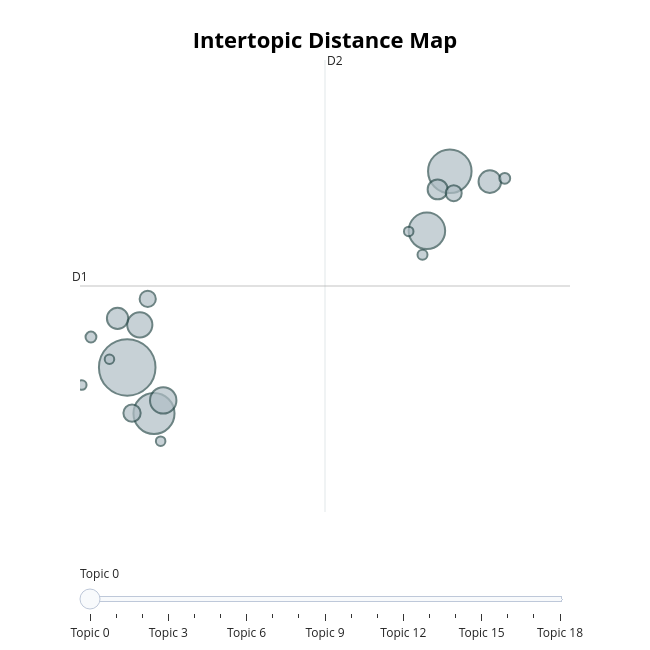

Here is the notebook cell this chart was saved with:
### Code cell
# Visualización interactiva de tópicos (requiere plotly)
model_final.visualize_topics()

### Figure 1 — Plotly figure (JSON) as saved in the notebook; plotly's stock layout.template omitted (floating-point values rounded to 4 significant figures)
{"data": [{"customdata": [[0, "gobierno | poltica | ms | pas | paz", 353], [1, "ms | desarrollo | pas | sector | economa", 209], [2, "ms | ser | mujeres | poder | tambin", 186], [3, "ms | bogot | ciudad | agua | ambientales", 147], [4, "pandemia | ms | salud | virus | economa", 77], [5, "educacin | universidades | superior | educacin superior | estudiantes", 70], [6, "datos | informacin | internet | digital | ley", 56], [7, "universidad | nacional | universidad nacional | educacin | formacin", 50], [8, "organizaciones | organizacin | ser | plazo | estratgica", 44], [9, "trump | unidos | china | biden | ms", 33], [10, "estudiantes | educacin | nios | colegios | clases", 29], [11, "dficit | corriente | fiscal | crecimiento | economa", 28], [12, "electoral | voto | registradura | software | cdigo", 13], [13, "coca | narcotrfico | cultivos | drogas | glifosato", 13], [14, "turismo | turstica | industria | turstico | sector", 11], [15, "salud | eps | ley | recursos | servicios", 10], [16, "ciencia | torres | cientfico | cientfica | dios", 10], [17, "fracking | comisin | ambiental | etapa | informacin", 10], [18, "polica | polica nacional | policas | institucin | policial", 10]], "hovertemplate": "<b>Topic %{customdata[0]}</b><br>%{customdata[1]}<br>Size: %{customdata[2]}", "legendgroup": "", "marker": {"color": "#B0BEC5", "line": {"color": "DarkSlateGrey", "width": 2}, "size": [353, 209, 186, 147, 77, 70, 56, 50, 44, 33, 29, 28, 13, 13, 11, 10, 10, 10, 10], "sizemode": "area", "sizeref": 0.2206, "symbol": "circle"}, "mode": "markers", "name": "", "orientation": "v", "showlegend": false, "type": "scatter", "x": [1.128, 7.468, 1.654, 7.018, 1.835, 1.375, 8.254, 0.9378, 7.229, 1.223, 1.531, 7.545, 8.548, 0.4152, 6.931, 0.7791, 1.785, 6.66, 0.2351], "xaxis": "x", "y": [9.663, 13.13, 8.847, 12.08, 9.08, 10.42, 12.95, 10.53, 12.81, 8.855, 10.88, 12.75, 13.01, 10.2, 11.66, 9.808, 8.357, 12.07, 9.351], "yaxis": "y"}], "layout": {"annotations": [{"showarrow": false, "text": "D1", "x": 0.1998, "y": 11.1, "yshift": 10}, {"showarrow": false, "text": "D2", "x": 5.015, "xshift": 10, "y": 15.1}], "height": 650, "hoverlabel": {"bgcolor": "white", "font": {"family": "Rockwell", "size": 16}}, "legend": {"itemsizing": "constant", "tracegroupgap": 0}, "margin": {"t": 60}, "shapes": [{"line": {"color": "#CFD8DC", "width": 2}, "type": "line", "x0": 5.015, "x1": 5.015, "y0": 7.104, "y1": 15.1}, {"line": {"color": "#9E9E9E", "width": 2}, "type": "line", "x0": 0.1998, "x1": 9.83, "y0": 11.1, "y1": 11.1}], "sliders": [{"active": 0, "pad": {"t": 50}, "steps": [{"args": [{"marker.color": [["red", "#B0BEC5", "#B0BEC5", "#B0BEC5", "#B0BEC5", "#B0BEC5", "#B0BEC5", "#B0BEC5", "#B0BEC5", "#B0BEC5", "#B0BEC5", "#B0BEC5", "#B0BEC5", "#B0BEC5", "#B0BEC5", "#B0BEC5", "#B0BEC5", "#B0BEC5", "#B0BEC5"]]}], "label": "Topic 0", "method": "update"}, {"args": [{"marker.color": [["#B0BEC5", "red", "#B0BEC5", "#B0BEC5", "#B0BEC5", "#B0BEC5", "#B0BEC5", "#B0BEC5", "#B0BEC5", "#B0BEC5", "#B0BEC5", "#B0BEC5", "#B0BEC5", "#B0BEC5", "#B0BEC5", "#B0BEC5", "#B0BEC5", "#B0BEC5", "#B0BEC5"]]}], "label": "Topic 1", "method": "update"}, {"args": [{"marker.color": [["#B0BEC5", "#B0BEC5", "red", "#B0BEC5", "#B0BEC5", "#B0BEC5", "#B0BEC5", "#B0BEC5", "#B0BEC5", "#B0BEC5", "#B0BEC5", "#B0BEC5", "#B0BEC5", "#B0BEC5", "#B0BEC5", "#B0BEC5", "#B0BEC5", "#B0BEC5", "#B0BEC5"]]}], "label": "Topic 2", "method": "update"}, {"args": [{"marker.color": [["#B0BEC5", "#B0BEC5", "#B0BEC5", "red", "#B0BEC5", "#B0BEC5", "#B0BEC5", "#B0BEC5", "#B0BEC5", "#B0BEC5", "#B0BEC5", "#B0BEC5", "#B0BEC5", "#B0BEC5", "#B0BEC5", "#B0BEC5", "#B0BEC5", "#B0BEC5", "#B0BEC5"]]}], "label": "Topic 3", "method": "update"}, {"args": [{"marker.color": [["#B0BEC5", "#B0BEC5", "#B0BEC5", "#B0BEC5", "red", "#B0BEC5", "#B0BEC5", "#B0BEC5", "#B0BEC5", "#B0BEC5", "#B0BEC5", "#B0BEC5", "#B0BEC5", "#B0BEC5", "#B0BEC5", "#B0BEC5", "#B0BEC5", "#B0BEC5", "#B0BEC5"]]}], "label": "Topic 4", "method": "update"}, {"args": [{"marker.color": [["#B0BEC5", "#B0BEC5", "#B0BEC5", "#B0BEC5", "#B0BEC5", "red", "#B0BEC5", "#B0BEC5", "#B0BEC5", "#B0BEC5", "#B0BEC5", "#B0BEC5", "#B0BEC5", "#B0BEC5", "#B0BEC5", "#B0BEC5", "#B0BEC5", "#B0BEC5", "#B0BEC5"]]}], "label": "Topic 5", "method": "update"}, {"args": [{"marker.color": [["#B0BEC5", "#B0BEC5", "#B0BEC5", "#B0BEC5", "#B0BEC5", "#B0BEC5", "red", "#B0BEC5", "#B0BEC5", "#B0BEC5", "#B0BEC5", "#B0BEC5", "#B0BEC5", "#B0BEC5", "#B0BEC5", "#B0BEC5", "#B0BEC5", "#B0BEC5", "#B0BEC5"]]}], "label": "Topic 6", "method": "update"}, {"args": [{"marker.color": [["#B0BEC5", "#B0BEC5", "#B0BEC5", "#B0BEC5", "#B0BEC5", "#B0BEC5", "#B0BEC5", "red", "#B0BEC5", "#B0BEC5", "#B0BEC5", "#B0BEC5", "#B0BEC5", "#B0BEC5", "#B0BEC5", "#B0BEC5", "#B0BEC5", "#B0BEC5", "#B0BEC5"]]}], "label": "Topic 7", "method": "update"}, {"args": [{"marker.color": [["#B0BEC5", "#B0BEC5", "#B0BEC5", "#B0BEC5", "#B0BEC5", "#B0BEC5", "#B0BEC5", "#B0BEC5", "red", "#B0BEC5", "#B0BEC5", "#B0BEC5", "#B0BEC5", "#B0BEC5", "#B0BEC5", "#B0BEC5", "#B0BEC5", "#B0BEC5", "#B0BEC5"]]}], "label": "Topic 8", "method": "update"}, {"args": [{"marker.color": [["#B0BEC5", "#B0BEC5", "#B0BEC5", "#B0BEC5", "#B0BEC5", "#B0BEC5", "#B0BEC5", "#B0BEC5", "#B0BEC5", "red", "#B0BEC5", "#B0BEC5", "#B0BEC5", "#B0BEC5", "#B0BEC5", "#B0BEC5", "#B0BEC5", "#B0BEC5", "#B0BEC5"]]}], "label": "Topic 9", "method": "update"}, {"args": [{"marker.color": [["#B0BEC5", "#B0BEC5", "#B0BEC5", "#B0BEC5", "#B0BEC5", "#B0BEC5", "#B0BEC5", "#B0BEC5", "#B0BEC5", "#B0BEC5", "red", "#B0BEC5", "#B0BEC5", "#B0BEC5", "#B0BEC5", "#B0BEC5", "#B0BEC5", "#B0BEC5", "#B0BEC5"]]}], "label": "Topic 10", "method": "update"}, {"args": [{"marker.color": [["#B0BEC5", "#B0BEC5", "#B0BEC5", "#B0BEC5", "#B0BEC5", "#B0BEC5", "#B0BEC5", "#B0BEC5", "#B0BEC5", "#B0BEC5", "#B0BEC5", "red", "#B0BEC5", "#B0BEC5", "#B0BEC5", "#B0BEC5", "#B0BEC5", "#B0BEC5", "#B0BEC5"]]}], "label": "Topic 11", "method": "update"}, {"args": [{"marker.color": [["#B0BEC5", "#B0BEC5", "#B0BEC5", "#B0BEC5", "#B0BEC5", "#B0BEC5", "#B0BEC5", "#B0BEC5", "#B0BEC5", "#B0BEC5", "#B0BEC5", "#B0BEC5", "red", "#B0BEC5", "#B0BEC5", "#B0BEC5", "#B0BEC5", "#B0BEC5", "#B0BEC5"]]}], "label": "Topic 12", "method": "update"}, {"args": [{"marker.color": [["#B0BEC5", "#B0BEC5", "#B0BEC5", "#B0BEC5", "#B0BEC5", "#B0BEC5", "#B0BEC5", "#B0BEC5", "#B0BEC5", "#B0BEC5", "#B0BEC5", "#B0BEC5", "#B0BEC5", "red", "#B0BEC5", "#B0BEC5", "#B0BEC5", "#B0BEC5", "#B0BEC5"]]}], "label": "Topic 13", "method": "update"}, {"args": [{"marker.color": [["#B0BEC5", "#B0BEC5", "#B0BEC5", "#B0BEC5", "#B0BEC5", "#B0BEC5", "#B0BEC5", "#B0BEC5", "#B0BEC5", "#B0BEC5", "#B0BEC5", "#B0BEC5", "#B0BEC5", "#B0BEC5", "red", "#B0BEC5", "#B0BEC5", "#B0BEC5", "#B0BEC5"]]}], "label": "Topic 14", "method": "update"}, {"args": [{"marker.color": [["#B0BEC5", "#B0BEC5", "#B0BEC5", "#B0BEC5", "#B0BEC5", "#B0BEC5", "#B0BEC5", "#B0BEC5", "#B0BEC5", "#B0BEC5", "#B0BEC5", "#B0BEC5", "#B0BEC5", "#B0BEC5", "#B0BEC5", "red", "#B0BEC5", "#B0BEC5", "#B0BEC5"]]}], "label": "Topic 15", "method": "update"}, {"args": [{"marker.color": [["#B0BEC5", "#B0BEC5", "#B0BEC5", "#B0BEC5", "#B0BEC5", "#B0BEC5", "#B0BEC5", "#B0BEC5", "#B0BEC5", "#B0BEC5", "#B0BEC5", "#B0BEC5", "#B0BEC5", "#B0BEC5", "#B0BEC5", "#B0BEC5", "red", "#B0BEC5", "#B0BEC5"]]}], "label": "Topic 16", "method": "update"}, {"args": [{"marker.color": [["#B0BEC5", "#B0BEC5", "#B0BEC5", "#B0BEC5", "#B0BEC5", "#B0BEC5", "#B0BEC5", "#B0BEC5", "#B0BEC5", "#B0BEC5", "#B0BEC5", "#B0BEC5", "#B0BEC5", "#B0BEC5", "#B0BEC5", "#B0BEC5", "#B0BEC5", "red", "#B0BEC5"]]}], "label": "Topic 17", "method": "update"}, {"args": [{"marker.color": [["#B0BEC5", "#B0BEC5", "#B0BEC5", "#B0BEC5", "#B0BEC5", "#B0BEC5", "#B0BEC5", "#B0BEC5", "#B0BEC5", "#B0BEC5", "#B0BEC5", "#B0BEC5", "#B0BEC5", "#B0BEC5", "#B0BEC5", "#B0BEC5", "#B0BEC5", "#B0BEC5", "red"]]}], "label": "Topic 18", "method": "update"}]}], "title": {"font": {"color": "Black", "size": 22}, "text": "<b>Intertopic Distance Map</b>", "x": 0.5, "xanchor": "center", "y": 0.95, "yanchor": "top"}, "width": 650, "xaxis": {"anchor": "y", "domain": [0, 1], "range": [0.1998, 9.83], "title": {"text": ""}, "visible": false}, "yaxis": {"anchor": "x", "domain": [0, 1], "range": [7.104, 15.1], "title": {"text": ""}, "visible": false}}}
